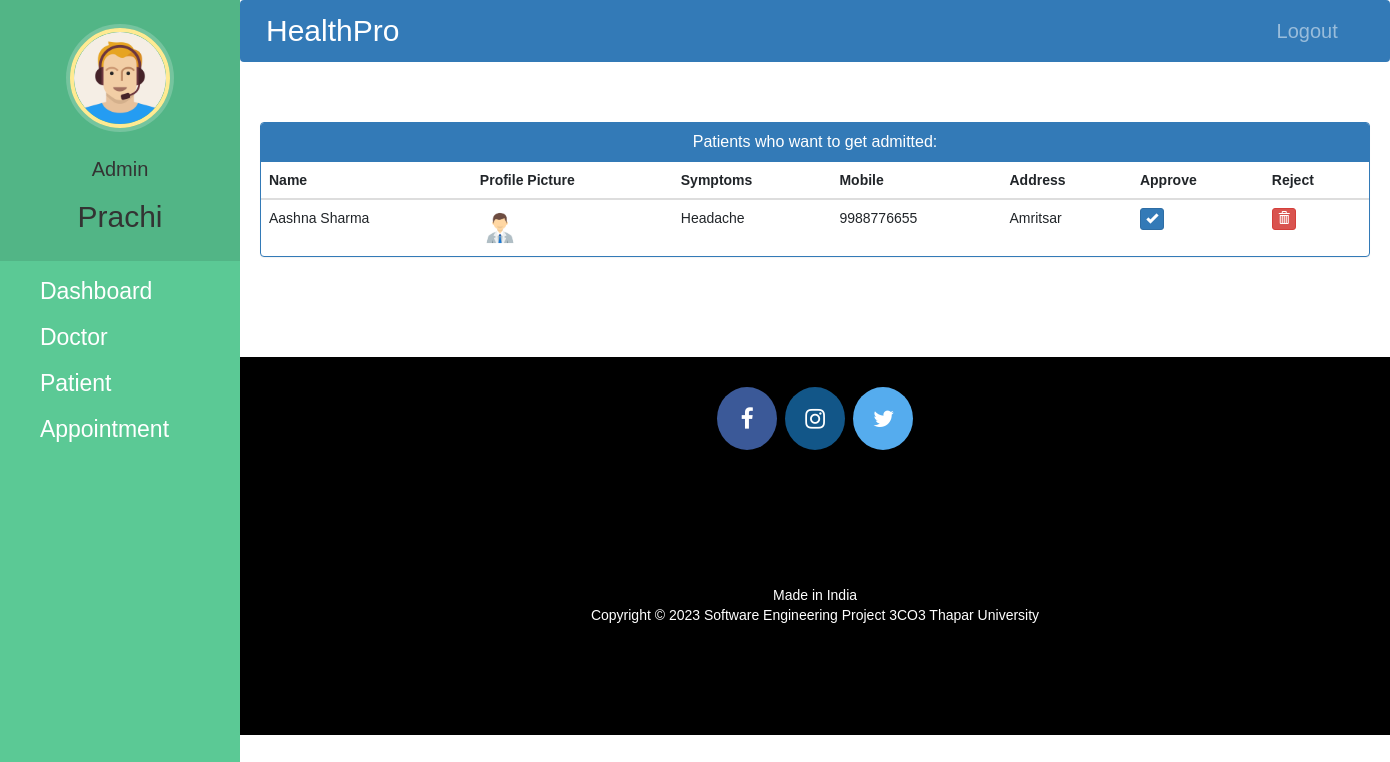
The app's page /admin-approve-patient (signed in) with its own data.
### hospital/models.py (models this page shows, shortened)
class Patient(models.Model):
    user=models.OneToOneField(User,on_delete=models.CASCADE)
    profile_pic= models.ImageField(upload_to='profile_pic/PatientProfilePic/',null=True,blank=True)
    address = models.CharField(max_length=40)
    mobile = models.CharField(max_length=20,null=False)
    symptoms = models.CharField(max_length=100,null=False)
    assignedDoctorId = models.PositiveIntegerField(null=True)
    admitDate=models.DateField(auto_now=True)
    status=models.BooleanField(default=False)
    @property
    def get_name(self):
        return self.user.first_name+" "+self.user.last_name

### hospital/views.py (the view)
# urls.py: path('admin-approve-patient', views.admin_approve_patient_view,name='admin-approve-patient'),
@login_required(login_url='adminlogin')
@user_passes_test(is_admin)
def admin_approve_patient_view(request):
    patients=models.Patient.objects.all().filter(status=False)
    return render(request,'hospital/admin_approve_patient.html',{'patients':patients})

### hospital/views.py (called while the page is built)
def is_admin(user):
    return user.groups.filter(name='ADMIN').exists()

### templates/hospital/admin_approve_patient.html (shortened to what this page needs)
{% extends 'hospital/admin_base.html' %}
{% block content %}
{%load static%}
<head>
  <link href="//netdna.bootstrapcdn.com/bootstrap/3.0.0/css/bootstrap.min.css" rel="stylesheet" id="bootstrap-css">
</head>
<div class="container">
  <div class="panel panel-primary">
    <div class="panel-heading">
      <h6 class="panel-title">Patients who want to get admitted:</h6>
    </div>
    <table class="table table-hover" id="dev-table">
      <thead>
        <tr>
          <th>Name</th>
          <th>Profile Picture</th>
          <th>Symptoms</th>
          <th>Mobile</th>
          <th>Address</th>
          <th>Approve</th>
          <th>Reject</th>
        </tr>
      </thead>
      {% for p in patients %}
      <tr>
        <td> {{p.get_name}}</td>
        <td> <img src="{% static p.profile_pic.url %}" alt="Profile Pic" height="40px" width="40px" /></td>
        <td>{{p.symptoms}}</td>
        <td>{{p.mobile}}</td>
        <td>{{p.address}}</td>
        <td><a class="btn btn-primary btn-xs" href="{% url 'approve-patient' p.id  %}"><span class="glyphicon glyphicon-ok"></span></a></td>
        <td><a class="btn btn-danger btn-xs" href="{% url 'reject-patient' p.id  %}"><span class="glyphicon glyphicon-trash"></span></a></td>
      </tr>
      {% endfor %}
    </table>
  </div>
</div>
{% endblock content %}

### templates/hospital/admin_base.html (shortened to what this page needs)
<!DOCTYPE html>
{% load static %}
<html lang="en">
<head>
  <link rel="stylesheet" href="https://stackpath.bootstrapcdn.com/bootstrap/4.3.1/css/bootstrap.min.css">
  <link rel="stylesheet" href="https://maxcdn.bootstrapcdn.com/font-awesome/4.7.0/css/font-awesome.min.css">
  <link rel="stylesheet" href="{% static '/style.css' %}">
</head>
<body>
  <nav class="menu" tabindex="0">
    <header class="avatar">
      <img src="{% static "images/adminpropic.png" %}" />
      <br><br>
      <h6 style="font-size: 20px">Admin</h6>
      <h2 style="font-weight: 500;">{{request.user.first_name}}</h2>
    </header>
    <ul>
      <li tabindex="0" class="icon-dashboard"> <a style="color:white; text-decoration:none;font-size: 23px" href="/admin-dashboard"><span>Dashboard</span></a> </li>
      <li tabindex="0" class="icon-customers"> <a style="color:white; text-decoration:none;font-size: 23px" href="/admin-doctor"><span>Doctor</span></a></li>
      <li tabindex="0" class="icon-users"> <a style="color:white; text-decoration:none;font-size: 23px" href="/admin-patient"><span>Patient</span></a></li>
      <li tabindex="0" class="icon-calendar"> <a style="color:white; text-decoration:none;font-size: 23px" href="/admin-appointment"><span>Appointment</span></a></li>
    </ul>
  </nav>
  <main>
    <div class="bs-example">
      <nav class="navbar navbar-expand-md  navbar-dark fixed-top" style="background:#337AB7;">
        <a href="/admin-dashboard" class="navbar-brand" style="font-size: 30px">HealthPro</a>
        <div class="collapse navbar-collapse justify-content-between" id="navbarCollapse">
          <div class="navbar-nav" style=" margin-left: 90%;">
            <a href="/logout" class="nav-item nav-link" style="font-size: 20px">Logout</a>
          </div>
        </div>
      </nav>
    </div>
    <br><br>
    {% block content %}
    {% endblock content %}
    <br><br><br><br>
    <footer>
      <p>
        <a id="ftr" href="https://www.facebook.com/arshita.mehta.77" class="fa fa-facebook"></a>
        <a id="ftr" href="https://instagram.com/anushkas2111?igshid=dzMzOTZ5eXc5aWVp" class="fa fa-instagram"></a>
        <a id="ftr" href="https://x.com/21AnushkaSingh?s=09" class="fa fa-twitter"></a>
      </p>
      <br>
      <div class="container">
        <div class="row">
          <div class="col-md-12 col-sm-12">
            <div style="color:#ffffff;" class="wow fadeInUp footer-copyright">
              <p>Made in India <br>
                Copyright &copy; 2023 Software Engineering Project 3CO3 Thapar University </p>
            </div>
          </div>
        </div>
      </div>
    </footer>
  </main>
</body>
</html>

### static/style.css (style rules this page uses)
body { padding-left: 240px; }
main { position: relative; height: 100vh; }
.menu { background: #5bc995; height: 100vh; width: 240px; position: fixed; top: 0px; left: 0; z-index: 5; outline: none; }
.menu .avatar { background: rgba(0, 0, 0, 0.1); padding: 2em 0.5em; text-align: center; }
.menu .avatar img { width: 100px; border-radius: 50%; overflow: hidden; border: 4px solid #ffea92; box-shadow: 0 0 0 4px rgba(255, 255, 255, 0.2); }
.menu .avatar h2 { font-weight: normal; margin-bottom: 0; }
.menu ul { list-style: none; padding: 0.5em 0; margin: 0; }
.menu ul li { padding: 0.5em 1em 0.5em 3em; font-size: 0.95em; font-weight: regular; background-repeat: no-repeat; background-position: left 15px center; background-size: auto 20px; transition: all 0.15s linear; cursor: pointer; }
.menu ul li.icon-dashboard { background-image: url("http://www.entypo.com/images//gauge.svg"); }
.menu ul li.icon-customers { background-image: url("http://www.entypo.com/images//briefcase.svg"); }
.menu ul li.icon-users { background-image: url("http://www.entypo.com/images//users.svg"); }
.menu ul li.icon-calendar { background-image: url("http://www.entypo.com/images//calendar.svg"); }

### templates/hospital/admin_base.html (style rules this page uses)
a:link { text-decoration: none; }
* { font-family: 'Poppins', sans-serif; }
a { color: white; }
footer { padding: 0px 0px 0px 0px; background-color: black; margin: 0px; }
#ftr { padding: 20px; }
.fa { font-size: 23px; width: 60px; text-align: center; text-decoration: none; margin: 5px 2px; border-radius: 50%; }
.fa-facebook { background: #3B5998; color: white; margin-top: 30px; }
.fa-twitter { background: #55ACEE; color: white; }
.fa-instagram { background: #125688; color: white; }
p { text-align: center; }
* { font-family: poppins,sans-serif; }
body { padding-left: 240px; }
main { position: relative; height: 100vh; }
.menu { background: #5bc995; height: 100vh; width: 240px; position: fixed; top: 0px; left: 0; z-index: 5; outline: none; }
.menu .avatar { background: rgba(0, 0, 0, 0.1); padding: 2em 0.5em; text-align: center; }
.menu .avatar img { width: 100px; border-radius: 50%; overflow: hidden; border: 4px solid #ffea92; box-shadow: 0 0 0 4px rgba(255, 255, 255, 0.2); }
.menu .avatar h2 { font-weight: normal; margin-bottom: 0; }
.menu ul { list-style: none; padding: 0.5em 0; margin: 0; }
.menu ul li { padding: 0.5em 1em 0.5em 3em; font-size: 0.95em; font-weight: regular; background-repeat: no-repeat; background-position: left 15px center; background-size: auto 20px; transition: all 0.15s linear; cursor: pointer; }
.menu ul li.icon-dashboard { background-image: url("http://www.entypo.com/images//gauge.svg"); }
.menu ul li.icon-customers { background-image: url("http://www.entypo.com/images//briefcase.svg"); }
.menu ul li.icon-users { background-image: url("http://www.entypo.com/images//users.svg"); }
.menu ul li.icon-calendar { background-image: url("http://www.entypo.com/images//calendar.svg"); }

### templates/hospital/admin_approve_patient.html (style rules this page uses)
a:link { text-decoration: none; }
* { font-family: 'Poppins', sans-serif; }
h6 { text-align: center; }
.row { margin: 100px; }

### records on screen
Patient: get_name "Aashna Sharma", profile_pic (picture), symptoms "Headache", mobile "9988776655", address "Amritsar"

### other values on screen
{{ request.user.first_name }} "Prachi"
